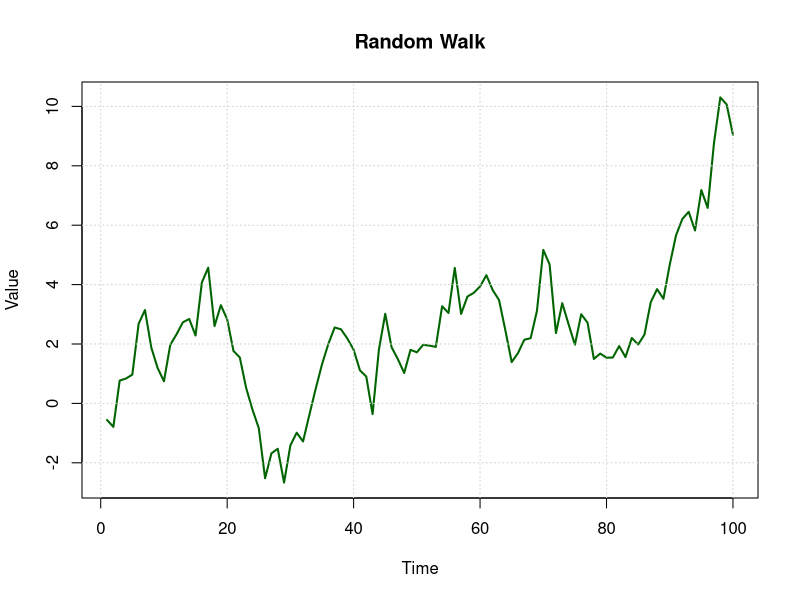

Write the R code that produced this figure.
set.seed(123)

t <- 1:100
y <- cumsum(rnorm(100))
 
plot(t, y,
     type = "l",
     lwd = 2,
     col = "darkgreen",
     main = "Random Walk",
     xlab = "Time",
     ylab = "Value")

grid()
